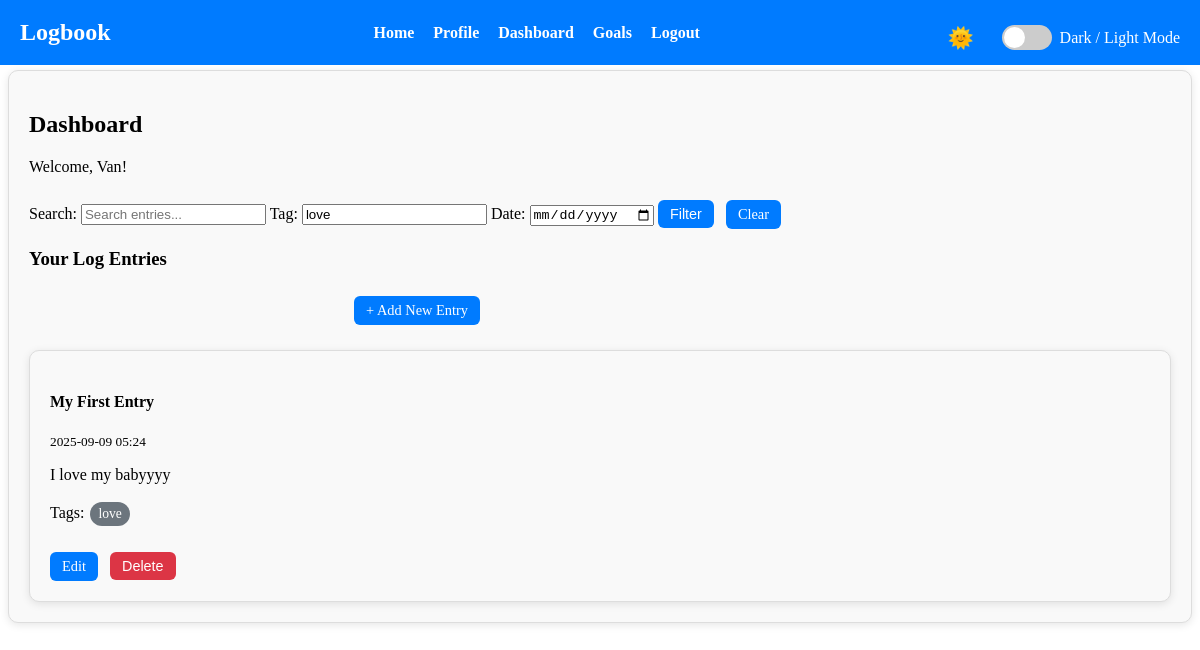
/dashboard?tag=love (signed in), run on the app's committed database.
### app/models.py (models this page shows, shortened)
class User(UserMixin, db.Model):
    id = db.Column(db.Integer, primary_key=True) #Unique user id
    username = db.Column(db.String(150), unique=True, nullable=False)
    email = db.Column(db.String(150), unique=True, nullable=False)
    password = db.Column(db.String(200), nullable=False)
    profile_image = db.Column(db.String(200), nullable=False, default="default.jpg")
    cover_image = db.Column(db.String(150), nullable=False, default="default_cover.jpg")
    date_joined = db.Column(db.DateTime, default=datetime.utcnow)
    entries = db.relationship('Entry', backref='author', lazy=True)

class Entry(db.Model):
    id = db.Column(db.Integer, primary_key=True)
    title = db.Column(db.String(200), nullable=False)
    content = db.Column(db.Text, nullable=False)
    date_posted = db.Column(db.DateTime, default=datetime.utcnow)
    user_id = db.Column(db.Integer, db.ForeignKey('user.id'), nullable=False)
    tags = db.Column(db.String(100))

### app/routes.py (the view)
@main.route("/dashboard")
@login_required
def dashboard():
    tag = request.args.get('tag')
    date = request.args.get('date')
    search = request.args.get('q')  # <-- new search query
    page = 1  # always load first page for full dashboard
    query = Entry.query.filter_by(user_id=current_user.id)
    if tag:
        query = query.filter(func.lower(Entry.tags).contains(tag.lower()))
    if date:
        query = query.filter(db.func.date(Entry.date_posted) == date)
    if search:
        query = query.filter(
            (Entry.title.ilike(f"%{search}%")) |
            (Entry.content.ilike(f"%{search}%"))
        )
    entries = query.order_by(Entry.date_posted.desc()).paginate(page=page, per_page=5)
    return render_template("dashboard.html", entries=entries, user=current_user)

### app/__init__.py (called while the page is built)
@login_manager.user_loader
def load_user(user_id):
    from .models import User
    return User.query.get(int(user_id))

### app/templates/dashboard.html (shortened to what this page needs)
{% extends "base.html" %}
{% block content %}
<h2>Dashboard</h2>
<p>Welcome, {{ user.username }}!</p>
<form method="GET" action="{{ url_for('main.dashboard') }}" class="filter-form">
    <label for="q">Search:</label>
    <input type="text" id="q" name="q" placeholder="Search entries..." value="{{ request.args.get('q', '') }}">
    <label for="tag">Tag:</label>
    <input type="text" id="tag" name="tag" placeholder="e.g. Personal" value="{{ request.args.get('tag', '') }}">
    <label for="date">Date:</label>
    <input type="date" id="date" name="date" value="{{ request.args.get('date', '') }}">
    <button type="submit">Filter</button>
    <a href="{{ url_for('main.dashboard') }}" class="btn">Clear</a>
</form>
<h3>Your Log Entries</h3>
<div style="margin-bottom: 25px; margin-left: 325px;">
    <a href="{{ url_for('main.add_entry')}}" class="btn"> + Add New Entry</a>
</div>
{% if entries.items %}
    <div id="entries-container" class="entry-list" data-total-pages="{{ entries.pages }}">
        {% include "partials/entries_list.html" %}
    </div>
{% else %}
    <p>You have no entries yet. </p>
{% endif %}
{% endblock %}

### app/templates/partials/entries_list.html
{% for entry in entries.items %}
    <div class="entry-card">
        <h4>{{ entry.title }}</h4>
        <small>{{ entry.date_posted.strftime("%Y-%m-%d %H:%M") }}</small>
        <p>{{ entry.content }}</p>
        {% if entry.tags %}
            <p class="tags">
                Tags:
                {% for tag in entry.tags.split(',') %}
                    <a href="{{ url_for('main.dashboard', tag=tag.strip()) }}" class="tag-btn">{{ tag.strip() }}</a>
                {% endfor %}
            </p>
        {% endif %}
        <div class="entry-actions">
            <a href="{{ url_for('main.edit_entry', entry_id=entry.id ) }}" class="btn">Edit</a>
            <form action="{{ url_for('main.delete_entry', entry_id=entry.id) }}" method="POST" style="display:inline;">
                <button type="submit" class="btn delete-btn" onclick="return confirm('Are you sure you want to delete this entry?');">Delete</button>
            </form>
        </div>
    </div>
{% endfor %}

### app/static/style.css (style rules this page uses)
:root { --bg-color: #ffffff; --text-color: #000000; --card-bg: #f9f9f9; --card-border: #ddd; --link-color: #007bff; --link-hover: #0056b3; --btn-bg: #007bff; --btn-hover: #0056b3; --delete-bg: #dc3545; --delete-hover: #a71d2a; --tag-bg: #6c757d; --tag-hover: #495057; }
body { background-color: var(--bg-color); color: var(--text-color); margin-top: 70px; transition: background-color 0.3s, color 0.3s; }
a { color: var(--link-color); text-decoration: none; transition: color 0.2s; }
.btn, form.filter-form button, form.filter-form a.btn { display: inline-block; padding: 6px 12px; margin: 8px 8px 0 0; background-color: var(--btn-bg); color: #fff !important; border: none; border-radius: 6px; cursor: pointer; font-size: 0.9rem; transition: background-color 0.2s ease; }
.delete-btn { background-color: var(--delete-bg); }
.tag-btn, .tag-link { display: inline-block; background-color: var(--tag-bg); color: #fff; padding: 4px 8px; margin: 2px; border-radius: 12px; font-size: 0.85em; transition: background 0.2s, color 0.2s; }
.entry-card, .profile-card, .recent-entries, .dashboard-container, .form-container { background: var(--card-bg); border: 1px solid var(--card-border); border-radius: 10px; box-shadow: 0 2px 8px rgba(0,0,0,0.1); padding: 20px; transition: background 0.3s, color 0.3s, border-color 0.3s; }

### data on the page
User: username "Van"
Entry: title "My First Entry", date_posted "2025-09-09 05:24", content "I love my babyyyy", strip "love"
